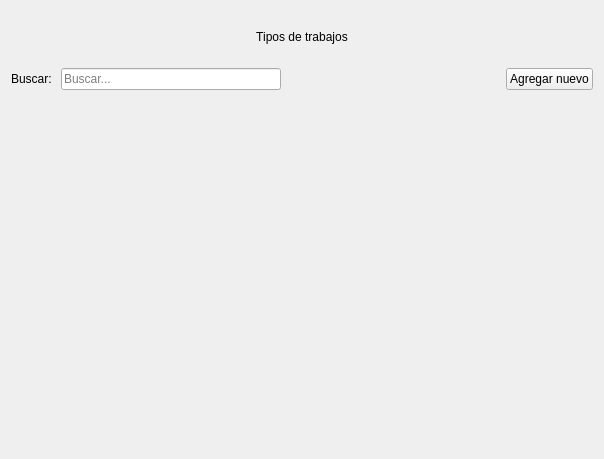
<?xml version="1.0" encoding="UTF-8"?>
<ui version="4.0">
 <class>tiposTrabajosIndex</class>
 <widget class="QWidget" name="tiposTrabajosIndex">
  <property name="geometry">
   <rect>
    <x>0</x>
    <y>0</y>
    <width>604</width>
    <height>459</height>
   </rect>
  </property>
  <property name="windowTitle">
   <string>Form</string>
  </property>
  <layout class="QVBoxLayout" name="verticalLayout" stretch="1,1,7">
   <item>
    <layout class="QHBoxLayout" name="horizontalLayout">
     <item>
      <widget class="QLabel" name="label">
       <property name="text">
        <string>Tipos de trabajos</string>
       </property>
       <property name="alignment">
        <set>Qt::AlignCenter</set>
       </property>
      </widget>
     </item>
    </layout>
   </item>
   <item>
    <layout class="QHBoxLayout" name="layoutFiltro">
     <item>
      <widget class="QLabel" name="label_2">
       <property name="text">
        <string>Buscar: </string>
       </property>
      </widget>
     </item>
     <item>
      <widget class="QLineEdit" name="le_search">
       <property name="placeholderText">
        <string>Buscar...</string>
       </property>
      </widget>
     </item>
     <item>
      <spacer name="horizontalSpacer">
       <property name="orientation">
        <enum>Qt::Horizontal</enum>
       </property>
       <property name="sizeHint" stdset="0">
        <size>
         <width>40</width>
         <height>20</height>
        </size>
       </property>
      </spacer>
     </item>
     <item>
      <widget class="QPushButton" name="bt_create">
       <property name="cursor">
        <cursorShape>PointingHandCursor</cursorShape>
       </property>
       <property name="text">
        <string>Agregar nuevo</string>
       </property>
       <property name="icon">
        <iconset>
         <normaloff>images/icons8-plus-24.svg</normaloff>images/icons8-plus-24.svg</iconset>
       </property>
       <property name="iconSize">
        <size>
         <width>32</width>
         <height>32</height>
        </size>
       </property>
      </widget>
     </item>
    </layout>
   </item>
   <item>
    <layout class="QHBoxLayout" name="layout_tabla"/>
   </item>
  </layout>
 </widget>
 <resources/>
 <connections/>
</ui>
